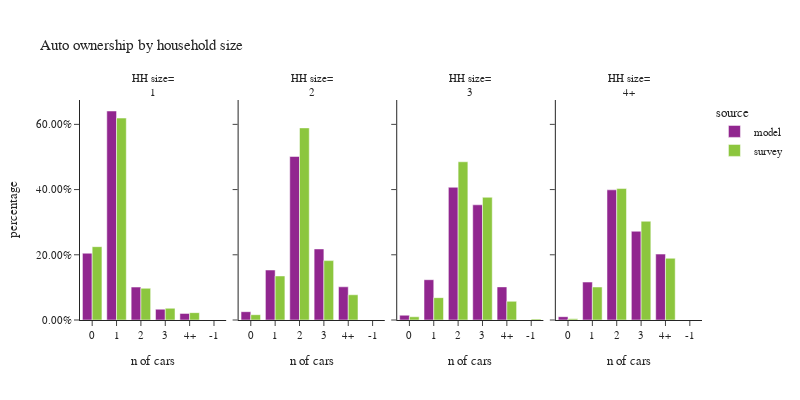

The code cell stored with this chart in its notebook:
### Code cell
plot_auto(hh,'hhsize_simple','household size', 'HH size')

### Figure 1 — Plotly figure (JSON) as saved in the notebook; plotly's stock layout.template omitted (floating-point values rounded to 4 significant figures)
{"data": [{"alignmentgroup": "True", "customdata": [[166416], [520927], [82078], [26833], [16458]], "hovertemplate": "source=model<br>hhsize_simple=1<br>auto_ownership_simple=%{x}<br>percentage=%{y}<br>sample count=%{customdata[0]}<extra></extra>", "legendgroup": "model", "marker": {"color": "#91268F", "pattern": {"shape": ""}}, "name": "model", "offsetgroup": "model", "orientation": "v", "showlegend": true, "textposition": "auto", "type": "bar", "x": ["0", "1", "2", "3", "4+"], "xaxis": "x", "y": [0.2048, 0.641, 0.101, 0.03302, 0.02025], "yaxis": "y"}, {"alignmentgroup": "True", "customdata": [[28262], [170030], [556277], [241717], [112957]], "hovertemplate": "source=model<br>hhsize_simple=2<br>auto_ownership_simple=%{x}<br>percentage=%{y}<br>sample count=%{customdata[0]}<extra></extra>", "legendgroup": "model", "marker": {"color": "#91268F", "pattern": {"shape": ""}}, "name": "model", "offsetgroup": "model", "orientation": "v", "showlegend": false, "textposition": "auto", "type": "bar", "x": ["0", "1", "2", "3", "4+"], "xaxis": "x2", "y": [0.02548, 0.1533, 0.5015, 0.2179, 0.1018], "yaxis": "y2"}, {"alignmentgroup": "True", "customdata": [[7759], [65346], [215261], [186823], [53704]], "hovertemplate": "source=model<br>hhsize_simple=3<br>auto_ownership_simple=%{x}<br>percentage=%{y}<br>sample count=%{customdata[0]}<extra></extra>", "legendgroup": "model", "marker": {"color": "#91268F", "pattern": {"shape": ""}}, "name": "model", "offsetgroup": "model", "orientation": "v", "showlegend": false, "textposition": "auto", "type": "bar", "x": ["0", "1", "2", "3", "4+"], "xaxis": "x3", "y": [0.01467, 0.1236, 0.407, 0.3532, 0.1015], "yaxis": "y3"}, {"alignmentgroup": "True", "customdata": [[8149], [93752], [321625], [219295], [162896]], "hovertemplate": "source=model<br>hhsize_simple=4+<br>auto_ownership_simple=%{x}<br>percentage=%{y}<br>sample count=%{customdata[0]}<extra></extra>", "legendgroup": "model", "marker": {"color": "#91268F", "pattern": {"shape": ""}}, "name": "model", "offsetgroup": "model", "orientation": "v", "showlegend": false, "textposition": "auto", "type": "bar", "x": ["0", "1", "2", "3", "4+"], "xaxis": "x4", "y": [0.01011, 0.1164, 0.3992, 0.2722, 0.2022], "yaxis": "y4"}, {"alignmentgroup": "True", "customdata": [[5071], [14118], [2144], [582], [254]], "hovertemplate": "source=survey<br>hhsize_simple=1<br>auto_ownership_simple=%{x}<br>percentage=%{y}<br>sample count=%{customdata[0]}<extra></extra>", "legendgroup": "survey", "marker": {"color": "#8CC63E", "pattern": {"shape": ""}}, "name": "survey", "offsetgroup": "survey", "orientation": "v", "showlegend": true, "textposition": "auto", "type": "bar", "x": ["0", "1", "2", "3", "4+"], "xaxis": "x", "y": [0.2249, 0.6193, 0.09728, 0.03597, 0.02254], "yaxis": "y"}, {"alignmentgroup": "True", "customdata": [[774], [6994], [10948], [2610], [1081]], "hovertemplate": "source=survey<br>hhsize_simple=2<br>auto_ownership_simple=%{x}<br>percentage=%{y}<br>sample count=%{customdata[0]}<extra></extra>", "legendgroup": "survey", "marker": {"color": "#8CC63E", "pattern": {"shape": ""}}, "name": "survey", "offsetgroup": "survey", "orientation": "v", "showlegend": false, "textposition": "auto", "type": "bar", "x": ["0", "1", "2", "3", "4+"], "xaxis": "x2", "y": [0.01625, 0.1351, 0.5892, 0.1821, 0.07736], "yaxis": "y2"}, {"alignmentgroup": "True", "customdata": [[10], [57], [1450], [3101], [1231], [364]], "hovertemplate": "source=survey<br>hhsize_simple=3<br>auto_ownership_simple=%{x}<br>percentage=%{y}<br>sample count=%{customdata[0]}<extra></extra>", "legendgroup": "survey", "marker": {"color": "#8CC63E", "pattern": {"shape": ""}}, "name": "survey", "offsetgroup": "survey", "orientation": "v", "showlegend": false, "textposition": "auto", "type": "bar", "x": ["-1", "0", "1", "2", "3", "4+"], "xaxis": "x3", "y": [0.002763, 0.009833, 0.06856, 0.4852, 0.3763, 0.05728], "yaxis": "y3"}, {"alignmentgroup": "True", "customdata": [[43], [1336], [3486], [1364], [663]], "hovertemplate": "source=survey<br>hhsize_simple=4+<br>auto_ownership_simple=%{x}<br>percentage=%{y}<br>sample count=%{customdata[0]}<extra></extra>", "legendgroup": "survey", "marker": {"color": "#8CC63E", "pattern": {"shape": ""}}, "name": "survey", "offsetgroup": "survey", "orientation": "v", "showlegend": false, "textposition": "auto", "type": "bar", "x": ["0", "1", "2", "3", "4+"], "xaxis": "x4", "y": [0.003489, 0.1012, 0.4031, 0.3029, 0.1893], "yaxis": "y4"}], "layout": {"annotations": [{"font": {}, "showarrow": false, "text": "HH size=<br>1", "x": 0.1175, "xanchor": "center", "xref": "paper", "y": 1, "yanchor": "bottom", "yref": "paper"}, {"font": {}, "showarrow": false, "text": "HH size=<br>2", "x": 0.3725, "xanchor": "center", "xref": "paper", "y": 1, "yanchor": "bottom", "yref": "paper"}, {"font": {}, "showarrow": false, "text": "HH size=<br>3", "x": 0.6275, "xanchor": "center", "xref": "paper", "y": 1, "yanchor": "bottom", "yref": "paper"}, {"font": {}, "showarrow": false, "text": "HH size=<br>4+", "x": 0.8825, "xanchor": "center", "xref": "paper", "y": 1, "yanchor": "bottom", "yref": "paper"}], "barmode": "group", "font": {"size": 11}, "height": 400, "legend": {"title": {"text": "source"}, "tracegroupgap": 0}, "title": {"text": "Auto ownership by household size"}, "width": 800, "xaxis": {"anchor": "y", "domain": [0, 0.235], "title": {"text": "n of cars"}}, "xaxis2": {"anchor": "y2", "domain": [0.255, 0.49], "matches": "x", "title": {"text": "n of cars"}}, "xaxis3": {"anchor": "y3", "domain": [0.51, 0.745], "matches": "x", "title": {"text": "n of cars"}}, "xaxis4": {"anchor": "y4", "domain": [0.765, 1.0], "matches": "x", "title": {"text": "n of cars"}}, "yaxis": {"anchor": "x", "domain": [0, 1], "tickformat": ".2%", "title": {"text": "percentage"}}, "yaxis2": {"anchor": "x2", "domain": [0, 1], "matches": "y", "showticklabels": false, "tickformat": ".2%"}, "yaxis3": {"anchor": "x3", "domain": [0, 1], "matches": "y", "showticklabels": false, "tickformat": ".2%"}, "yaxis4": {"anchor": "x4", "domain": [0, 1], "matches": "y", "showticklabels": false, "tickformat": ".2%"}}}
